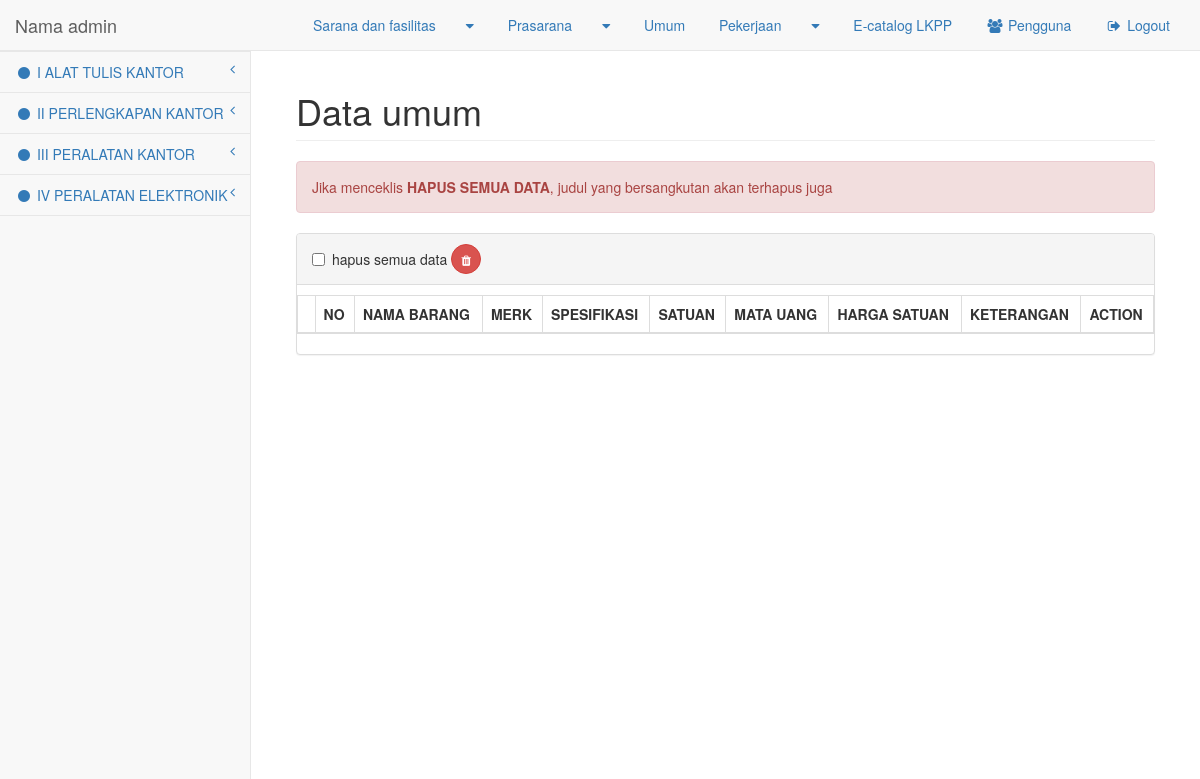
/lgs/umum/detail.php (signed in), run on the app's committed database.
### tables this page shows
CREATE TABLE `judul` (
  `id_judul` int(9) NOT NULL,
  `kategori` varchar(60) DEFAULT NULL,
  `judul` char(150) NOT NULL,
  `no_kontrak` char(40) DEFAULT NULL,
  `tanggal` date DEFAULT NULL,
  `file` char(50) DEFAULT NULL
);

### lgs/umum/lib_func.php (the view, shortened to what this page needs)
<?php
	function nav()
	{
		$link=koneksi();
		$res=mysqli_query($link,"select * from judul where kategori='umum'");
			while ($data=mysqli_fetch_array($res))
			{
		?>
        	    <li>
                      <a href="#">
                            <i class="fa fa-circle fa-fw"></i>
                            <?php echo $data["judul"]; ?>
                            <span class="fa arrow"></span>
                        </a>
        <?php
			}
		?>
		</li>
            <?php
	}
?>

### data on the page
judul: judul "I ALAT TULIS KANTOR"
judul: judul "II PERLENGKAPAN KANTOR"
judul: judul "III PERALATAN KANTOR"
judul: judul "IV PERALATAN ELEKTRONIK"
